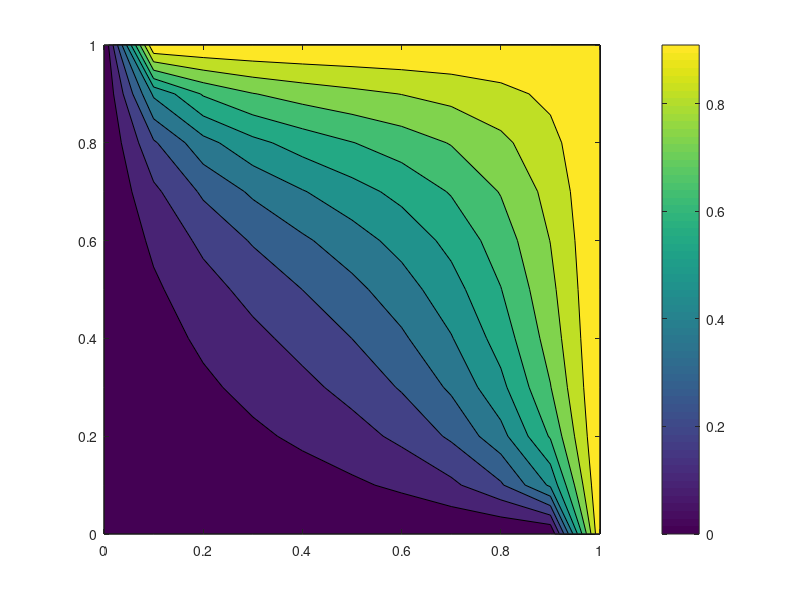
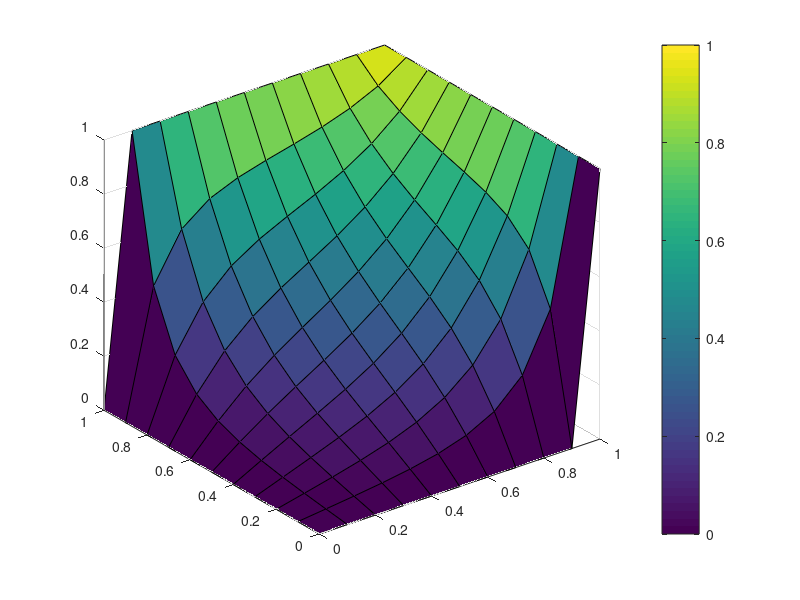

Reproduce these figures in MATLAB, in order.
clear
close all
clc

dx = 0.1;
dy = 0.1;
dt = 0.2;

x = 0:dx:1;
y = 0:dy:1;
t = 0:dt:.2;

u = zeros(length(x), length(y), length(t));

%EQ: ∂u/∂t = ∂2u/∂x2 + ∂2u/∂y2
%IC: u(x, y, 0) = 0;
%BC1: u(0, y, t) = 1;
%BC2: u(1, y, t) = 1;
%BC3: u(x, 0, t) = 1;
%BC4: u(x, 1, t) = 1;

% Discreted EQ:
% u(i, j, n+1) = λx * u(i+1, j, n+1) + λx * u(i-1, j, n+1) +
% λy * u(i, j+1, n+1) + λy * u(i, j-1, n) +
% (- 2 * λx - 2 * λy) * u(i,j,n+1)
lamdaX = dt/dx^2;   % λx = dt/dx2
lamdaY = dt/dy^2;   % λy = dt/dy2

%% IC:
% because the value of u is already 0 at time 0, u(any, any, 1) = 0, we
% leave this field
% u(:, :, 1) = 0;
%% BC1:
u(1, :, :) = 0;
%% BC2:
u(end, :, :) = 1;
%% BC3:
u(:, 1, :) = 0;
%% BC4:
u(:, end, :) = 1;


% expansion factor
w = 1;


for n = 1:length(t)-1
    % Initial guess:
    U = u(:,:,n);
    % creating U2 for comparison
    U2 = U; %preallocating U2
    err = 1; %initiating error
    k = 0; %error counter
    while err > 0.01
        for i = 2:length(x)-1
            for j = 2:length(y)-1
                %EQ:
                U2(i, j) = lamdaX / (1 + 2 * lamdaX + 2 * lamdaY) * (U(i+1, j) + U(i-1, j)) + ...
                    lamdaY / (1 + 2 * lamdaX + 2 * lamdaY) * (U(i, j+1) + U(i, j-1)) + ...
                    (1 + 2 * lamdaX + 2 * lamdaY) * u(i, j, n);
            end
        end
        U2 = (1 - w) * U + w * U2; 
        err = max(max(abs(U2-U)./abs(U2)));
        U = U2;
        k = k + 1;
    end
    u(:, :, n+1) = U;
    contourf(x, y, u(:, :, n+1))
    colorbar
    pause(0.05)
end

hold off
figure
[X, Y] = meshgrid(x, y);
surf(X, Y, u(:, :, end))
colorbar

